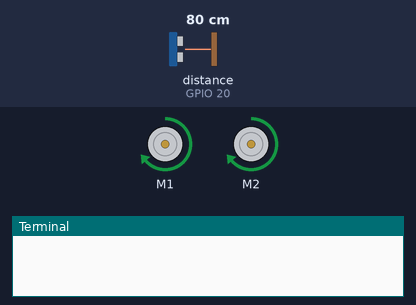
Recording of a program running on a simulated Raspberry Pi (BCM pin numbers). On the bench: 2 × DC motor (green arrow = forward, orange = backward, longer = faster), the last lines printed to the terminal. Inputs (shaded band) come from the test bench; at power-on: distance to the obstacle (sensor on GPIO 20) 80 cm. The echo pulse lasts 58.3 µs per cm; motors are numbered in the order the program creates them (left before right in a Robot); the clock reads 2024-03-15 10:24:30 at power-on unless the program sets it.

Above: at 1.2 s.
1.3 s: distance to the obstacle (sensor on GPIO 20) set to 26 cm
2.8 s: distance to the obstacle (sensor on GPIO 20) set to 21 cm
At 4.6 s:
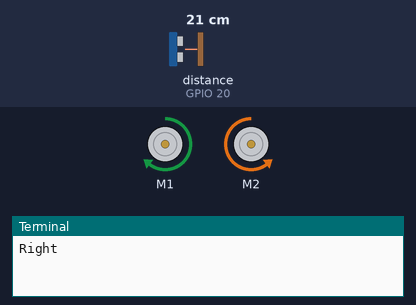
At 5.6 s:
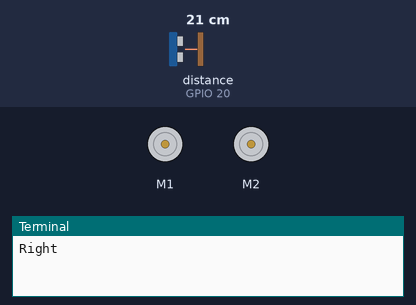
5.8 s: distance to the obstacle (sensor on GPIO 20) set to 35 cm
8.8 s: distance to the obstacle (sensor on GPIO 20) set to 2 cm
At 10.0 s:
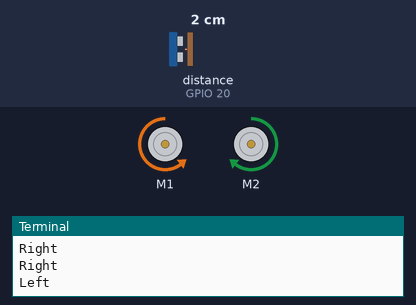
Timing chart, 0 to 12.8 s (numbered marks = the images above; inputs shaded):
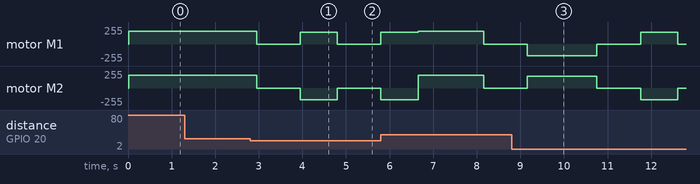

The program:

Avoidance_Obstacle.py
```python
import RPi.GPIO as GPIO                    #Import GPIO library
import time
import Distance as ds
import gpiozero
#Import time library
GPIO.setwarnings(False)
GPIO.setmode(GPIO.BCM)                    # programming the GPIO by BCM pin numbers

TRIG = 21
ECHO = 20
robot = gpiozero.Robot(left=(24,23), right=(17,27))
forward_speed = 0.75
backward_speed = 0.4
turn_speed = 0.7
ds.config_dtc(TRIG,ECHO)
robot.stop()

def clear_break(robot, distance):
	flag=0
	flag_turn = 0
	flag_1 = 0
	count_forward = 0
	d = distance
	while count_forward < 3:
		if flag == 0:
		 robot.right(turn_speed)
		 print('Right')
		 flag = 1
		 flag_turn = 1
		 flag_1 = 1
		 time.sleep(0.75)
		 d = ds.measure_distance(TRIG, ECHO)
		elif flag == 1:
		 robot.left(turn_speed)
		 print('Left ')
		 flag = 0
		 flag_turn = 1
		 time.sleep(0.75)
		 if flag_1 == 1:
		  time.sleep(0.75)
		  flag_1 = 0
		 d = ds.measure_distance(TRIG, ECHO)
		if flag_turn == 1:
			if d <= 25:
				count_forward = 0
				flag=0
				flag_turn = 0
				flag_1 = 0
			else:
			 robot.forward(forward_speed)
			 count_forward= count_forward +1
			 flag_turn = 0
			 time.sleep(1.5)

		robot.stop()
		time.sleep(1)

try:
	while True:
	    robot.forward(forward_speed)
	    distance = ds.measure_distance(TRIG, ECHO)
	    if distance <= 25:
	    	    robot.stop()
	    	    time.sleep(1)
	    	    clear_break(robot, distance)
	    time.sleep(0.1)
except KeyboardInterrupt:
    print("Chương trình dừng lại.")
    cv2.destroyAllWindows()
```

Distance.py
```python
import RPi.GPIO as GPIO
import time

def config_dtc(TRIG, ECHO):
    GPIO.setmode(GPIO.BCM)
    GPIO.setup(TRIG, GPIO.OUT)
    GPIO.setup(ECHO, GPIO.IN)

def measure_distance(TRIG, ECHO):
    # Đảm bảo Trig bắt đầu ở mức thấp
    GPIO.output(TRIG, False)
    time.sleep(0.1)  # Chờ cảm biến ổn định

    # Gửi xung 10µs đến chân Trig
    GPIO.output(TRIG, True)
    time.sleep(0.00001)
    GPIO.output(TRIG, False)

    # Đo thời gian từ khi xung bắt đầu đến khi Echo nhận được tín hiệu
    while GPIO.input(ECHO) == 0:
        pulse_start = time.time()

    while GPIO.input(ECHO) == 1:
        pulse_end = time.time()

    pulse_duration = pulse_end - pulse_start

    # Tính toán khoảng cách
    distance = pulse_duration * 17150  # Tốc độ âm thanh là 34300 cm/s, chia 2 vì xung đi và về
    distance = round(distance, 2)

    return distance
```

Measured:
- the behaviour switches between 25 and 24 cm on distance to the obstacle (sensor on GPIO 20) (found by bisection; images 0 and 1)
- after the input at 1.3 s, every drawn part: stays the same
- after the input at 2.8 s, motor M1: forward 191/255 → stopped after 0.15 s, → forward 178/255 1.0 s later, → stopped 0.85 s later; motor M2: forward 191/255 → stopped after 0.15 s, → backward 178/255 1.0 s later, → stopped 0.85 s later
